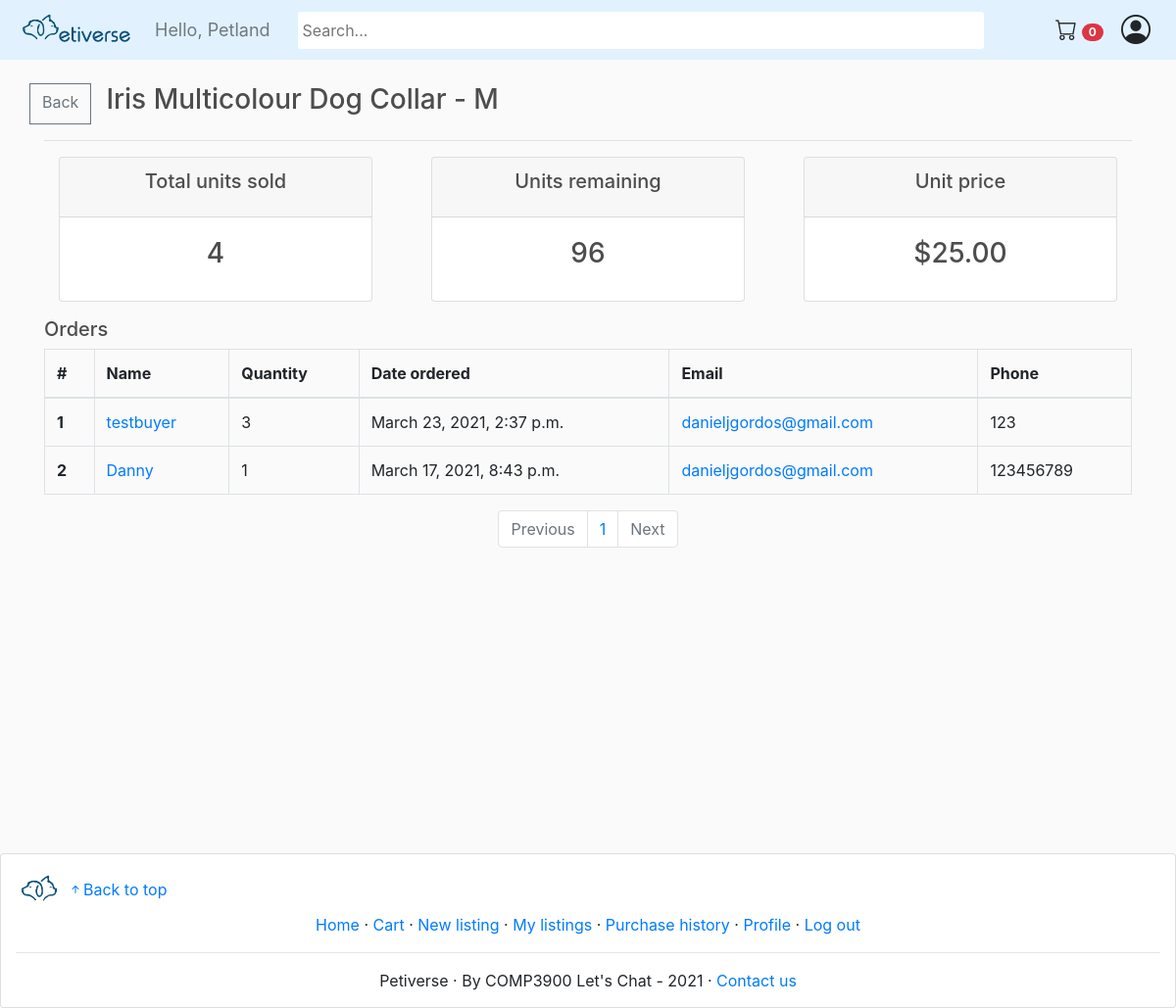
Page /view_orders/iris-multicolour-dog-collar-m/ (signed in) on the committed database.
### store/models.py (models this page shows, shortened)
class Customer(models.Model):
    user = models.OneToOneField(User, null=True, blank=True, on_delete=models.CASCADE)
    nickname = models.CharField(max_length=200, null=True)
    email = models.EmailField(max_length=254)
    contactNo = models.CharField(max_length=200, null=True)
    image = models.ImageField(default='../images/user_icon.png', upload_to='../images')
    trusted = models.BooleanField(default=False)
    slug_str = models.SlugField(blank=True)

class Product(models.Model):
    name = models.CharField(max_length=200)
    selling_type = models.CharField(max_length=10, choices=SELLING_CHOICES, default='sale')
    price = models.DecimalField(max_digits=30, decimal_places=2)
    starting_bid = models.DecimalField(max_digits=30, decimal_places=2, default=0)
    end_date = models.DateTimeField(default=timezone.now, blank=True, null=True)
    highest_bidder = models.ForeignKey(Customer, on_delete=models.CASCADE, null=True, blank=True, related_name='highest_bidder')
    remaining_unit = models.IntegerField()
    sold_unit = models.IntegerField(default=0)
    isAnimal = models.BooleanField(default=False,null=True, blank=True)
    description = models.TextField(max_length=1000)
    image = models.ImageField(null=True, blank=True)
    warranty = models.CharField(max_length=200, null=True)
    delivery_period = models.DurationField()
    seller = models.ForeignKey(Customer, on_delete=models.CASCADE, null=True, blank=True)
    tags = TaggableManager()
    estimated_date = models.DateTimeField(editable=False, blank=True, null=True)
    slug_str = models.SlugField(blank=True)
    is_active = models.BooleanField(default=True)
    imageUri = models.TextField(blank=True)

class OrderItem(models.Model):
    product = models.ForeignKey(Product, on_delete=models.SET_NULL, null=True)
    order = models.ForeignKey(Order, on_delete=models.SET_NULL, null=True)
    quantity = models.IntegerField(default=0, null=True, blank=True)
    date_added = models.DateTimeField(auto_now_add=True)

class Order(models.Model):
	customer = models.ForeignKey(Customer, on_delete=models.SET_NULL, null=True, blank=True)
	date_ordered = models.DateTimeField(editable=False, blank=True, null=True)
	complete = models.BooleanField(default=False)
	transaction_id = models.CharField(max_length=100, null=True)
	@property
	def get_cart_items(self):
		orderitems = self.orderitem_set.all()
		total = sum([item.quantity for item in orderitems])
		return total

### store/views.py (the view)
# urls.py: path('view_orders/<slug:slug>/', views.view_orders, name="view_orders"),
def view_orders(request, slug=None):
    if not request.user.is_authenticated:
        return redirect('login')
    try:
        product = Product.objects.get(slug_str=slug)
    except ObjectDoesNotExist:
        return HttpResponseNotFound('404: Product listing was not found')
    if product.seller != request.user.customer:
        return HttpResponseForbidden('403: Can only view orders for your own listings')
    order_items = OrderItem.objects.filter(product=product).order_by('-date_added')
    paginator = Paginator(order_items, 100)
    page_number = request.GET.get('page')
    paginated_order_items = paginator.get_page(page_number)
    cartItems = cart_items(request.user.customer)
    context = {
        'product': product,
        'order_items': paginated_order_items,
        'cartItems': cartItems
    }
    return render(request, 'store/view_orders.html', context)

### store/views.py (called while the page is built)
def cart_items (customer):
    order, created = Order.objects.get_or_create(customer=customer, complete=False)
    items = order.orderitem_set.all()
    items = order.get_cart_items
    return items

### store/templates/store/view_orders.html (shortened to what this page needs)
{% extends 'store/main.html' %}
{% load static %}
{% block content %}
    <div class="row">
        <a class="btn btn-outline-secondary" href="{% url 'my_listings' %}">Back</a>
        <h3 style="margin-left:15px;"><a style="color:inherit" href="{% url 'product_page' product.slug_str %}">{{product.name}}</a></h3>
    </div>
    <hr>
    <div class="row">
        <div class="col">
            <div class="col-sm">
                <div class="card text-center text-white  mb-3">
                      <div class="card-header">
                          <h5 class="card-title">Total units sold</h5>
                      </div>
                      <div class="card-body">
                        <h3 class="card-title">{{product.sold_unit}}</h3>
                      </div>
                </div>
            </div>
        </div>
        <div class="col">
            <div class="col-sm">
                <div class="card text-center text-white  mb-3">
                      <div class="card-header">
                          <h5 class="card-title">Units remaining</h5>
                      </div>
                      <div class="card-body">
                        <h3 class="card-title">{{product.remaining_unit}}</h3>
                      </div>
                </div>
            </div>
        </div>
        <div class="col">
            <div class="col-sm">
                <div class="card text-center text-white  mb-3">
                    {% if product.selling_type == "sale" %}
                        <div class="card-header">
                            <h5 class="card-title">Unit price</h5>
                        </div>
                        <div class="card-body">
                            <h3 class="card-title">${{product.price | floatformat:2}}</h3>
                        </div>
                    {% endif %}
                </div>
            </div>
        </div>
    </div>
    <h5>Orders</h5>
    {% if order_items %}
    <table class="table table-bordered">
        <thead>
            <tr>
                <th scope="col">#</th>
                <th scope="col">Name</th>
                <th scope="col">Quantity</th>
                <th scope="col">Date ordered</th>
                <th scope="col">Email</th>
                <th scope="col">Phone</th>
            </tr>
        </thead>
        <tbody>
            {% for item in order_items %}
            <tr>
                <th scope="row">{{forloop.counter}}</th>
                <td><a href="{% url 'user_profile' item.order.customer.slug_str %}">{{item.order.customer.nickname}}</a></td>
                <td>{{item.quantity}}</td>
                <td>{{item.order.date_ordered}}</td>
                <td><a href="mailto:{{item.order.customer.email}}">{{item.order.customer.email}}</a></td>
                <td>{{item.order.customer.contactNo}}</td>
            </tr>
            {% endfor %}
        </tbody>
    </table>
    {% else %}
    <p>No orders were found</p>
    {% endif %}
    <ul class="pagination justify-content-center" style="margin-top:15px;">
        {% if order_items.has_previous %}
            <li class="page-item" style="outline:none;"><a class="page-link" href=?page=1>First</a></li>
            <li class="page-item" style="outline:none;"><a class="page-link" href=?page={{ order_items.previous_page_number }}>Previous</a></li>
        {% else %}
            <li class="page-item disabled">
                <a class="page-link" href="#" tabindex="-1" aria-disabled="true">Previous</a>
            </li>
        {% endif%}
        <li class="page-item">
            <a class="page-link" href="#" tabindex="-1" aria-disabled="true">{{order_items.number}}</a>
        </li>
        {% if order_items.has_next %}
            <li class="page-item"><a class="page-link" href=?page={{ order_items.next_page_number }}>Next</a></li>
        {% else %}
            <li class="page-item disabled">
                <a class="page-link" href="#" tabindex="-1" aria-disabled="true">Next</a>
            </li>
        {% endif%}
    </ul>
{% endblock content %}

### store/templates/store/main.html (shortened to what this page needs)
<!DOCTYPE html>
{% load static %}
{% load i18n %}
<html>
<head>
	<link rel="stylesheet" href="https://stackpath.bootstrapcdn.com/bootstrap/4.4.1/css/bootstrap.min.css">
	<link rel="stylesheet" type="text/css" href="{% static 'css/main.css' %}">
</head>
<body>
	<nav class="navbar sticky-top navbar-expand-lg navbar-light bg-light">
		<a class="navbar-brand" href="{% url 'store' %}">
			<img class="brand-img" src="{% static 'images/logo_text_transparent.png' %}">
		</a>
		<div class="navbar-collapse collapse w-100 order-0 order-md-0 dual-collapse2">
			<ul class="navbar-nav mr-auto">
				<li class="nav-item active">
				  {% if request.user.is_authenticated %}
					  <span class="hello-msg navbar-text">Hello, {{request.user.customer.nickname}}</span>
				  {% endif %}
				</li>
			  </ul>
		</div>
		<div class="mx-auto order-1">
	        <form action="{% url 'search_result' %}" method="get">
	        	<input class="search_bar"  name = "q" type="text" placeholder="Search...", style="border-radius:3px !important; border:none; min-height:38px !important; padding-left:5px;">
	        </form>
		</div>
		<div class="navbar-collapse collapse w-100 order-2 dual-collapse2">
			<ul class="navbar-nav ml-auto">
				{% if request.user.is_authenticated %}
				<li class="nav-item">
					<a class="btn" href="{% url 'cart' %}"><i class="bi-cart" style="font-size:22px;"></i> <span class="badge badge-pill badge-danger">{{cartItems}}</span></a>
				</li>
				{% endif %}
			</ul>
			{% if request.user.is_authenticated %}
				<div class="dropdown">
					<i class="bi-person-circle" id="user-icon" onclick="toggleDropdown()" ></i>
				</div>
			{% endif %}
		</div>
	</nav>
     <div class="container">
            <br>
            {% block content %}
            {% endblock content %}
         </div>
	<footer class="card">
		<div>
			<a class="footer-logo-link" href="{% url 'store' %}">
				<img class="brand-img" src="{% static 'images/logo_no_text_transparent.png' %}">
			</a>
			<a href="#" style="display:inline;"><i class="bi-arrow-up-short"></i>Back to top</a>
		</div>
		<div>
			<div style="text-align:center;">
				<a href="/">Home</a>
				&middot;
				{% if request.user.is_authenticated %}
					<a href="{% url 'cart' %}">Cart</a>
					&middot;
					<a href="{% url 'new_product' %}">New listing</a>
					&middot;
					<a href="{% url 'my_listings' %}">My listings</a>
					&middot;
					<a href="{% url 'purchase_history' %}">Purchase history</a>
					&middot;
					<a href="{% url 'user_profile' request.user.customer.slug_str %}">Profile</a>
					&middot;
					<a href="{% url 'logout' %}">Log out</a>
				{% else %}
					<a href="{% url 'login' %}">Log in</a>
					&middot;
					<a href="{% url 'signup' %}">Sign up</a>
				{% endif %}
			</div>
		</div>
		<hr>
		<div style="text-align:center;">
			Petiverse
			&middot;
			By COMP3900 Let's Chat - 2021
			&middot;
			<a href="mailto:unswcomp3900@gmail.com">Contact us</a>
		</div>
	</footer>
</body>
</html>

### static/css/main.css (style rules this page uses)
body { background-color: hsl(0, 0%, 98%); }
h1, h2, h3, h4, h5, h6 { color: hsl(0, 0%, 30%); }
footer { padding: 15px; margin-top: 10px; justify-content: center; position: absolute; width: 100%; }
.brand-img { object-fit: contain; height: 45px; }
.navbar { padding-top: 3px; padding-bottom: 3px; }
.container { min-height: 100vh; position: relative; }
.bg-light { background-color: #e1f2fe!important; }
.dropdown { position: relative; display: inline-block; }
.search_bar { width: 700px; margin-right: 35px; }
#user-icon { width: 30px; display: inline-block; margin-left:5px; margin-right:10px; font-size:30px; }
.btn { border-radius: 0; }
.hello-msg { font-size: 18px; color: #fff; margin-right: 20px; }
:root { --color: #AA8F66; }
button,input,optgroup,select,textarea { margin: 0; font-family: inherit; font-size: inherit; line-height: inherit }
button,input { overflow: visible }

### rows in the picture
Product: name "Iris Multicolour Dog Collar - M", sold_unit "4", remaining_unit "96", price "25.00"
OrderItem: order.customer.nickname "testbuyer", quantity "3", order.date_ordered "March 23, 2021, 2:37 p.m.", order.customer.email "danieljgordos@gmail.com", order.customer.contactNo "123"
OrderItem: order.customer.nickname "Danny", quantity "1", order.date_ordered "March 17, 2021, 8:43 p.m.", order.customer.email "danieljgordos@gmail.com", order.customer.contactNo "123456789"

### other values in the picture
{{ request.user.customer.nickname }} "Petland"
{{ cartItems }} "0"
{{ order_items.number }} "1"
